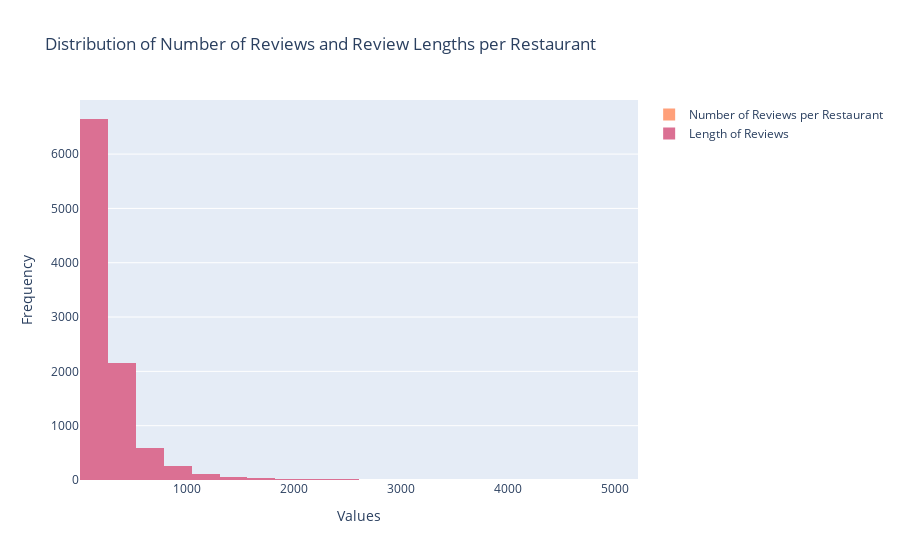

Here is the notebook cell this chart was saved with:
### Code cell
# Histogram for the Number of Reviews per Restaurant
num_reviews_bins = np.histogram_bin_edges(restaurants_df["Num_Reviews"], bins=20)
restaurants_df["Num_Reviews_Bin"] = pd.cut(restaurants_df["Num_Reviews"], bins=num_reviews_bins)

# Group restaurants by each bin to get hover text with restaurant names in each bin
num_reviews_hover_text = restaurants_df.groupby("Num_Reviews_Bin").apply(
    lambda group: "<br>".join(group["Restaurant"])
).reindex(pd.IntervalIndex.from_breaks(num_reviews_bins, closed="left")).fillna("")

fig = go.Figure()

fig.add_trace(go.Histogram(
    x=restaurants_df["Num_Reviews"],
    xbins=dict(start=num_reviews_bins[0], end=num_reviews_bins[-1], size=(num_reviews_bins[1] - num_reviews_bins[0])),
    name="Number of Reviews per Restaurant",
    hovertemplate="<b>Bin:</b> %{x}<br><b>Count:</b> %{y}<br><b>Restaurants:</b><br>%{customdata}",
    customdata=num_reviews_hover_text,
    marker_color="lightsalmon"
))

# Histogram for Length of Reviews
# Flatten the list of reviews and calculate review lengths
review_lengths = [len(review) for reviews in reviews_per_restaurant.values() for review in reviews]
review_lengths_bins = np.histogram_bin_edges(review_lengths, bins=20)
review_lengths_hover_text = pd.cut(pd.Series(review_lengths), bins=review_lengths_bins).value_counts().sort_index()

fig.add_trace(go.Histogram(
    x=review_lengths,
    xbins=dict(start=review_lengths_bins[0], end=review_lengths_bins[-1], size=(review_lengths_bins[1] - review_lengths_bins[0])),
    name="Length of Reviews",
    hovertemplate="<b>Bin:</b> %{x}<br><b>Count:</b> %{y}",
    marker_color="palevioletred"
))

# Update layout for the plot
fig.update_layout(
    title="Distribution of Number of Reviews and Review Lengths per Restaurant",
    xaxis_title="Values",
    yaxis_title="Frequency",
    barmode="overlay",
    hovermode="closest"
)

fig.show()

### Figure 1 — Plotly figure (JSON) as saved in the notebook; plotly's stock layout.template omitted (floating-point values rounded to 4 significant figures; data arrays with more than 128 entries replaced by an {"elided": "..."} marker saying what was removed)
{"data": [{"customdata": ["", "", "", "", "", "", "", "", "", "", "", "", "", "", "", "", "", "", "", ""], "hovertemplate": "<b>Bin:</b> %{x}<br><b>Count:</b> %{y}<br><b>Restaurants:</b><br>%{customdata}", "marker": {"color": "lightsalmon"}, "name": "Number of Reviews per Restaurant", "type": "histogram", "x": [100, 100, 100, 100, 100, 100, 100, 100, 100, 100, 100, 100, 100, 100, 100, 100, 100, 100, 100, 100, 100, 100, 100, 100, 100, 100, 100, 100, 100, 100, 100, 100, 100, 100, 100, 100, 100, 100, 100, 100, 100, 100, 100, 100, 100, 100, 100, 100, 100, 100, 100, 100, 100, 100, 100, 100, 100, 100, 100, 100, 100, 100, 100, 100, 100, 100, 100, 100, 100, 100, 100, 100, 100, 100, 100, 100, 100, 100, 100, 100, 100, 100, 100, 100, 100, 100, 100, 100, 100, 100, 100, 100, 99, 99, 99, 99, 99, 98, 85, 77], "xbins": {"end": 100, "size": 1.15, "start": 77}}, {"hovertemplate": "<b>Bin:</b> %{x}<br><b>Count:</b> %{y}", "marker": {"color": "palevioletred"}, "name": "Length of Reviews", "type": "histogram", "x": {"elided": "9955 int values"}, "xbins": {"end": 5212, "size": 260.6, "start": 1}}], "layout": {"barmode": "overlay", "hovermode": "closest", "title": {"text": "Distribution of Number of Reviews and Review Lengths per Restaurant"}, "xaxis": {"title": {"text": "Values"}}, "yaxis": {"title": {"text": "Frequency"}}}}
